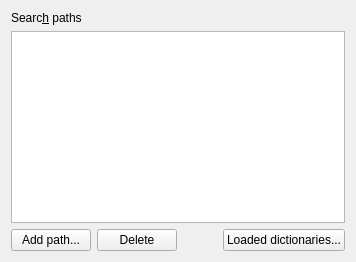
           <widget class="QWidget" name="tab_12">
            <attribute name="title">
             <string>Local dictionary</string>
            </attribute>
            <layout class="QVBoxLayout" name="verticalLayout_20">
             <item>
              <widget class="QLabel" name="label_27">
               <property name="text">
                <string>Searc&amp;h paths</string>
               </property>
               <property name="buddy">
                <cstring>listDictPaths</cstring>
               </property>
              </widget>
             </item>
             <item>
              <widget class="QListWidget" name="listDictPaths"/>
             </item>
             <item>
              <layout class="QHBoxLayout" name="horizontalLayout_20">
               <item>
                <widget class="QPushButton" name="buttonAddDictPath">
                 <property name="text">
                  <string>Add path...</string>
                 </property>
                </widget>
               </item>
               <item>
                <widget class="QPushButton" name="buttonDelDictPath">
                 <property name="text">
                  <string>Delete</string>
                 </property>
                </widget>
               </item>
               <item>
                <spacer name="horizontalSpacer_6">
                 <property name="orientation">
                  <enum>Qt::Horizontal</enum>
                 </property>
                 <property name="sizeHint" stdset="0">
                  <size>
                   <width>40</width>
                   <height>20</height>
                  </size>
                 </property>
                </spacer>
               </item>
               <item>
                <widget class="QPushButton" name="buttonLoadedDicts">
                 <property name="text">
                  <string>Loaded dictionaries...</string>
                 </property>
                </widget>
               </item>
              </layout>
             </item>
            </layout>
           </widget>
